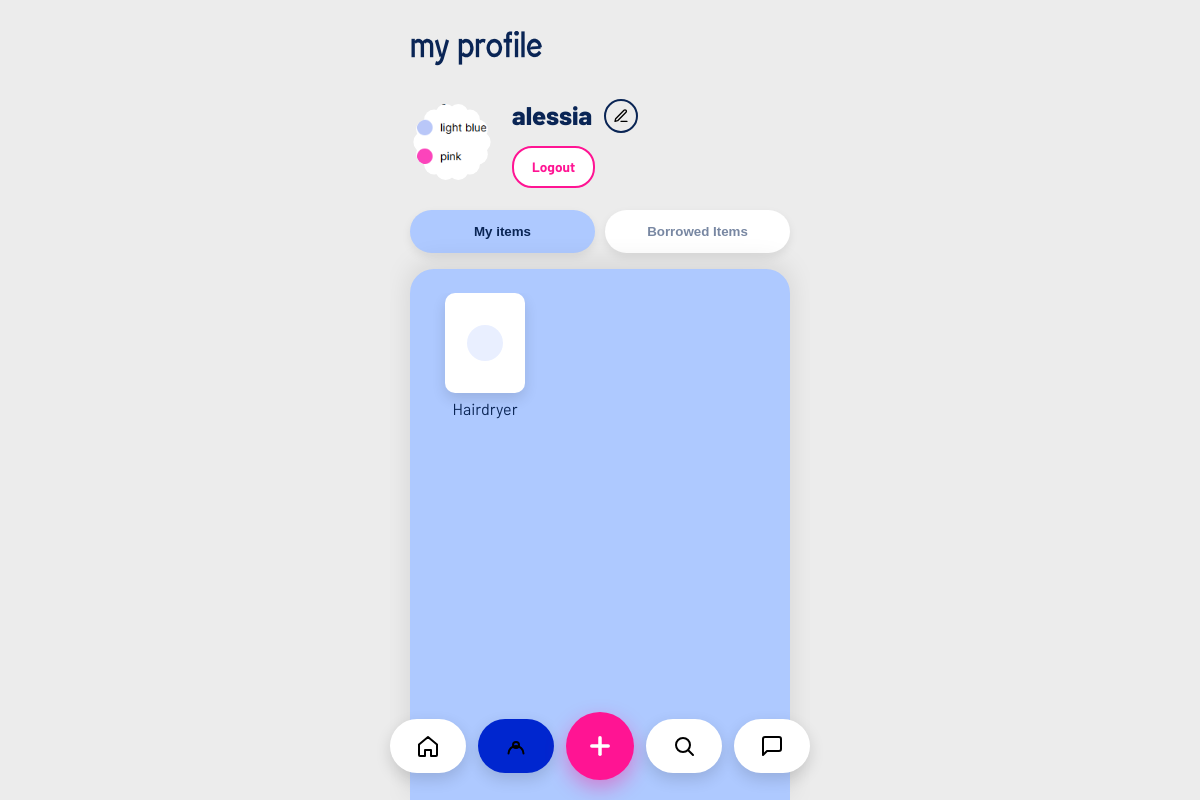
Screenshot of /profile (signed in) with the database file from the repository.
### tables this page shows
CREATE TABLE users (
                id INTEGER PRIMARY KEY AUTOINCREMENT,
                username TEXT UNIQUE NOT NULL,
                email TEXT UNIQUE,
                password TEXT NOT NULL,
                location TEXT,
                categories TEXT
            , photo TEXT, latitude REAL, longitude REAL);

CREATE TABLE items (
            id INTEGER PRIMARY KEY AUTOINCREMENT,
            name TEXT NOT NULL,
            description TEXT,
            owner_id INTEGER NOT NULL,
            status TEXT DEFAULT 'available',
            keywords TEXT, category TEXT, photo TEXT,
            FOREIGN KEY (owner_id) REFERENCES "users_old" (id)
        );

### app.py (the view)
@app.route('/profile')
def profile():
    if 'user_id' not in session:
        return redirect(url_for('login'))
    conn = get_db_connection()
    cursor = conn.cursor()
    cursor.execute('SELECT username, email, location, categories, photo FROM users WHERE id = ?', (session['user_id'],))
    user = cursor.fetchone()
    if not user:
        conn.close()
        session.clear()
        return redirect(url_for('login'))
    user_categories = [c.strip() for c in (user['categories'] or '').split(',') if c.strip()]
    cursor.execute("SELECT id, name, photo, category, status FROM items WHERE owner_id = ? AND status != 'requested'", (session['user_id'],))
    my_items = cursor.fetchall()
    cursor.execute('''
        SELECT i.id, i.name, i.photo, i.category, u.username as owner_name, r.status
        FROM requests r
        JOIN items i ON r.item_id = i.id
        JOIN users u ON i.owner_id = u.id
        WHERE r.borrower_id = ?
        ORDER BY r.created_at DESC
    ''', (session['user_id'],))
    borrowed_items = cursor.fetchall()
    conn.close()
    return render_template('profile.html', user=user, my_items=my_items, borrowed_items=borrowed_items,
                         categories=PROFILE_CATEGORIES, user_categories=user_categories)

### app.py (called while the page is built)
def get_db_connection():
    conn = sqlite3.connect(DATABASE)
    conn.row_factory = sqlite3.Row
    conn.create_function('distance_km', 4, haversine_km)
    return conn

@app.context_processor
def inject_current_user_photo():
    if 'user_id' not in session:
        return {'current_user_photo': None}
    conn = get_db_connection()
    cursor = conn.cursor()
    cursor.execute('SELECT photo FROM users WHERE id = ?', (session['user_id'],))
    row = cursor.fetchone()
    conn.close()
    return {'current_user_photo': row['photo'] if row else None}

### templates/profile.html (shortened to what this page needs)
{% from 'macros.html' import user_avatar %}
<!DOCTYPE html>
<html lang="en">
<head>
    <link rel="stylesheet" href="{{ url_for('static', filename='style.css') }}">
</head>
<body class="no-scroll-page">
    <div class="container profile-page">
        <header class="profile-header">
            <h1>my profile</h1>
        </header>
        <section class="profile-user-row">
            {{ user_avatar('profile-avatar', current_user_photo, link=false) }}
            <div class="profile-user-info">
                <div class="profile-user-name-row">
                    <span class="profile-user-name">{{ user.username }}</span>
                    <button class="profile-edit-button" type="button" aria-label="Edit profile" onclick="openEditProfileModal()"><span class="icon icon-pencil" aria-hidden="true"></span></button>
                </div>
                <a href="{{ url_for('logout') }}" class="profile-logout-btn">Logout</a>
            </div>
        </section>
        <div class="profile-tabs">
            <button class="tab active" data-tab="my-items">My items</button>
            <button class="tab" data-tab="borrowed-items">Borrowed Items</button>
        </div>
        <section class="profile-content">
            <div class="tab-panels">
                <div class="tab-panel active" id="my-items">
                    <div class="items-grid">
                        {% if my_items %}
                            {% for item in my_items %}
                            <div class="item-card">
                                <div class="item-image">
                                    <div class="item-image-placeholder" {% if item.photo %}style="display:none;"{% endif %}></div>
                                </div>
                                <div class="item-name">{{ item.name }}</div>
                            </div>
                            {% endfor %}
                        {% else %}
                            <p class="empty-state">No items yet</p>
                        {% endif %}
                    </div>
                </div>
            </div>
        </section>
        {% include 'footer_nav.html' %}
    </div>
</body>
</html>

### templates/macros.html
{% macro user_avatar(css_class, photo, link=true) %}
{% if link %}
<a href="{{ url_for('profile') }}" class="{{ css_class }}{% if not photo %} icon icon-user{% endif %}" aria-label="Profile">{% if photo %}<img src="{{ url_for('static', filename='uploads/' + photo) }}" alt="" class="avatar-photo">{% endif %}</a>
{% else %}
<div class="{{ css_class }}{% if not photo %} icon icon-user{% endif %}">{% if photo %}<img src="{{ url_for('static', filename='uploads/' + photo) }}" alt="" class="avatar-photo">{% endif %}</div>
{% endif %}
{% endmacro %}

### rows the page displays
users: photo (picture), username "alessia"
items: name "Hairdryer"
